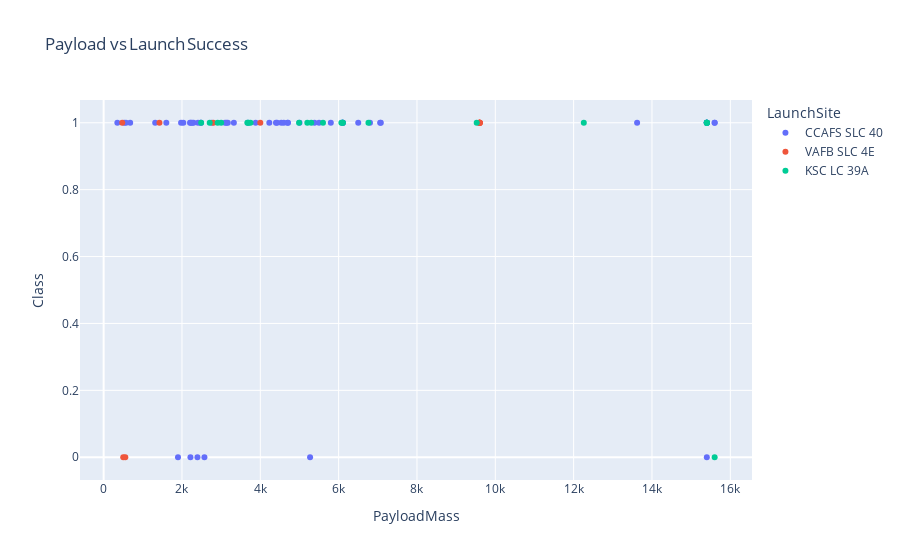

Write notebook code for a chart like this one.
### Code cell
import plotly.express as px

fig = px.scatter(df,
                 x='PayloadMass',
                 y='Class',
                 color='LaunchSite',
                 hover_data=['Orbit', 'Outcome'],
                 title='Payload vs Launch Success')
fig.show()

### Figure 1 — Plotly figure (JSON) as saved in the notebook; plotly's stock layout.template omitted (floating-point values rounded to 4 significant figures)
{"data": [{"customdata": [["LEO", "None None"], ["LEO", "None None"], ["ISS", "None None"], ["GTO", "None None"], ["GTO", "None None"], ["ISS", "True Ocean"], ["LEO", "True Ocean"], ["GTO", "None None"], ["GTO", "None None"], ["ISS", "False Ocean"], ["ISS", "False ASDS"], ["ES-L1", "True Ocean"], ["ISS", "False ASDS"], ["GTO", "None None"], ["ISS", "None ASDS"], ["LEO", "True RTLS"], ["GTO", "False ASDS"], ["ISS", "True ASDS"], ["GTO", "True ASDS"], ["GTO", "True ASDS"], ["ISS", "True RTLS"], ["GTO", "True ASDS"], ["GTO", "None ASDS"], ["ISS", "True RTLS"], ["LEO", "True RTLS"], ["GTO", "True Ocean"], ["GTO", "None None"], ["ISS", "None None"], ["HEO", "True ASDS"], ["GTO", "None None"], ["ISS", "None None"], ["GTO", "True ASDS"], ["GTO", "True ASDS"], ["GTO", "True ASDS"], ["ISS", "False RTLS"], ["MEO", "None None"], ["ISS", "True ASDS"], ["VLEO", "True ASDS"], ["ISS", "True RTLS"], ["GTO", "None None"], ["VLEO", "True ASDS"], ["ISS", "True ASDS"], ["GTO", "True ASDS"], ["VLEO", "True ASDS"], ["VLEO", "True ASDS"], ["VLEO", "False ASDS"], ["ISS", "True RTLS"], ["VLEO", "True ASDS"], ["VLEO", "True ASDS"], ["MEO", "True ASDS"], ["GEO", "True ASDS"], ["VLEO", "True ASDS"], ["SSO", "True RTLS"], ["VLEO", "True ASDS"], ["MEO", "True ASDS"]], "hovertemplate": "LaunchSite=CCAFS SLC 40<br>PayloadMass=%{x}<br>Class=%{y}<br>Orbit=%{customdata[0]}<br>Outcome=%{customdata[1]}<extra></extra>", "legendgroup": "CCAFS SLC 40", "marker": {"color": "#636efa", "symbol": "circle"}, "mode": "markers", "name": "CCAFS SLC 40", "orientation": "v", "showlegend": true, "type": "scatter", "x": [6105.0, 525.0, 677.0, 3170.0, 3325.0, 2296.0, 1316.0, 4535.0, 4428.0, 2216.0, 2395.0, 570.0, 1898.0, 4707.0, 2477.0, 2034.0, 5271.0, 3136.0, 4696.0, 3100.0, 2257.0, 4600.0, 5500.0, 2205.0, 6105.0, 4230.0, 6092.0, 2760.0, 350.0, 5384.0, 2410.0, 7076.0, 5800.0, 7060.0, 2573.0, 4400.0, 2482.0, 13620.0, 2228.0, 6500.0, 15600.0, 5000.0, 6800.0, 15400.0, 15600.0, 15400.0, 1977.0, 15400.0, 15400.0, 3880.0, 6105.0, 15400.0, 1600.0, 15400.0, 3681.0], "xaxis": "x", "y": [1, 1, 1, 1, 1, 1, 1, 1, 1, 0, 0, 1, 0, 1, 1, 1, 0, 1, 1, 1, 1, 1, 1, 1, 1, 1, 1, 1, 1, 1, 1, 1, 1, 1, 0, 1, 1, 1, 1, 1, 1, 1, 1, 1, 1, 0, 1, 1, 1, 1, 1, 1, 1, 1, 1], "yaxis": "y"}, {"customdata": [["PO", "False Ocean"], ["PO", "False ASDS"], ["PO", "True ASDS"], ["PO", "True ASDS"], ["SSO", "True ASDS"], ["PO", "True ASDS"], ["PO", "True Ocean"], ["PO", "None None"], ["PO", "True ASDS"], ["SSO", "True RTLS"], ["SSO", "True ASDS"], ["PO", "True ASDS"], ["SSO", "True RTLS"]], "hovertemplate": "LaunchSite=VAFB SLC 4E<br>PayloadMass=%{x}<br>Class=%{y}<br>Orbit=%{customdata[0]}<br>Outcome=%{customdata[1]}<extra></extra>", "legendgroup": "VAFB SLC 4E", "marker": {"color": "#EF553B", "symbol": "circle"}, "mode": "markers", "name": "VAFB SLC 4E", "orientation": "v", "showlegend": true, "type": "scatter", "x": [500.0, 553.0, 9600.0, 9600.0, 475.0, 9600.0, 9600.0, 9600.0, 9600.0, 2800.0, 4000.0, 9600.0, 1425.0], "xaxis": "x", "y": [0, 0, 1, 1, 1, 1, 1, 1, 1, 1, 1, 1, 1], "yaxis": "y"}, {"customdata": [["ISS", "True RTLS"], ["GTO", "None None"], ["GTO", "True ASDS"], ["LEO", "True RTLS"], ["GTO", "None None"], ["ISS", "True RTLS"], ["GTO", "True ASDS"], ["GTO", "None None"], ["ISS", "True RTLS"], ["LEO", "True RTLS"], ["GTO", "True ASDS"], ["GTO", "True ASDS"], ["GTO", "True ASDS"], ["GTO", "True ASDS"], ["ISS", "True ASDS"], ["SO", "None None"], ["VLEO", "False ASDS"], ["VLEO", "True ASDS"], ["ISS", "True ASDS"], ["VLEO", "True ASDS"], ["VLEO", "True ASDS"], ["VLEO", "True ASDS"]], "hovertemplate": "LaunchSite=KSC LC 39A<br>PayloadMass=%{x}<br>Class=%{y}<br>Orbit=%{customdata[0]}<br>Outcome=%{customdata[1]}<extra></extra>", "legendgroup": "KSC LC 39A", "marker": {"color": "#00cc96", "symbol": "circle"}, "mode": "markers", "name": "KSC LC 39A", "orientation": "v", "showlegend": true, "type": "scatter", "x": [2490.0, 5600.0, 5300.0, 6105.0, 6070.0, 2708.0, 3669.0, 6761.0, 2910.0, 4990.0, 5200.0, 3700.0, 3750.0, 3000.0, 12260.0, 6105.0, 15600.0, 15400.0, 9525.0, 15400.0, 15400.0, 15400.0], "xaxis": "x", "y": [1, 1, 1, 1, 1, 1, 1, 1, 1, 1, 1, 1, 1, 1, 1, 1, 0, 1, 1, 1, 1, 1], "yaxis": "y"}], "layout": {"legend": {"title": {"text": "LaunchSite"}, "tracegroupgap": 0}, "title": {"text": "Payload vs Launch Success"}, "xaxis": {"anchor": "y", "domain": [0, 1], "title": {"text": "PayloadMass"}}, "yaxis": {"anchor": "x", "domain": [0, 1], "title": {"text": "Class"}}}}
